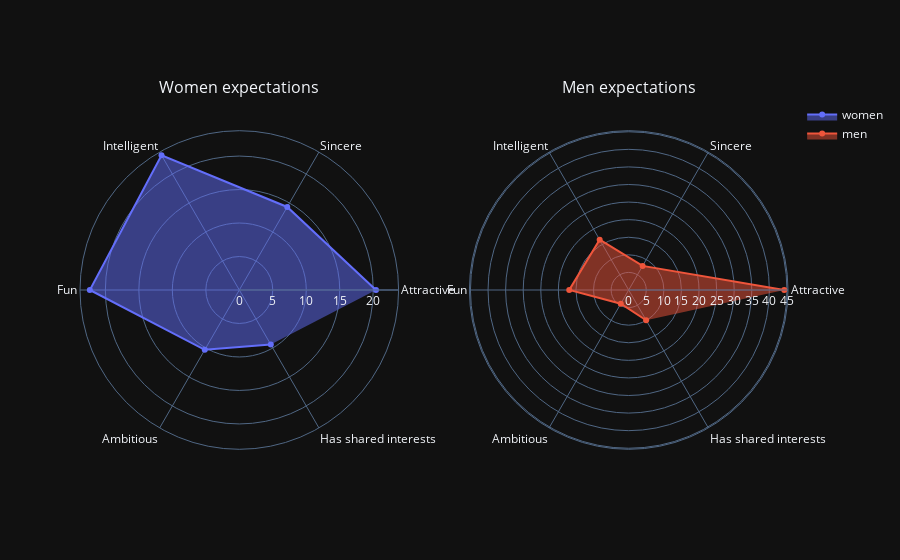

Here is the notebook cell this chart was saved with:
### Code cell
# plot star plot for comparison
fig = make_subplots(
    rows=1, cols=2,
    specs=[[{"type": "polar"}, {"type": "polar"}]],
    subplot_titles=("Women expectations", "Men expectations")
)
  
fig.add_trace(go.Scatterpolar(
      r=data1_1_W.iloc[1][iid_attributes1_1_vars],
      theta=attributes,
      fill='toself',
      name='women'
),
row=1,col=1)
fig.add_trace(go.Scatterpolar(
      r=data1_1_M.iloc[1][iid_attributes1_1_vars],
      theta=attributes,
      fill='toself',
      name='men'
),
row=1,col=2)
  
fig.update_layout(
  polar=dict(
    radialaxis=dict(
      visible=True
          )),
    template = 'plotly_dark',
  
  showlegend=True
)
  
fig.show()

### Figure 1 — Plotly figure (JSON) as saved in the notebook; plotly's stock layout.template omitted (floating-point values rounded to 4 significant figures)
{"data": [{"fill": "toself", "name": "women", "r": [20.41, 14.32, 23.23, 22.32, 10.32, 9.409], "subplot": "polar", "theta": ["Attractive", "Sincere", "Intelligent", "Fun", "Ambitious", "Has shared interests"], "type": "scatterpolar"}, {"fill": "toself", "name": "men", "r": [44.23, 7.911, 16.51, 16.91, 4.511, 9.922], "subplot": "polar2", "theta": ["Attractive", "Sincere", "Intelligent", "Fun", "Ambitious", "Has shared interests"], "type": "scatterpolar"}], "layout": {"annotations": [{"font": {"size": 16}, "showarrow": false, "text": "Women expectations", "x": 0.225, "xanchor": "center", "xref": "paper", "y": 1, "yanchor": "bottom", "yref": "paper"}, {"font": {"size": 16}, "showarrow": false, "text": "Men expectations", "x": 0.775, "xanchor": "center", "xref": "paper", "y": 1, "yanchor": "bottom", "yref": "paper"}], "polar": {"domain": {"x": [0, 0.45], "y": [0, 1]}, "radialaxis": {"visible": true}}, "polar2": {"domain": {"x": [0.55, 1], "y": [0, 1]}}, "showlegend": true}}
